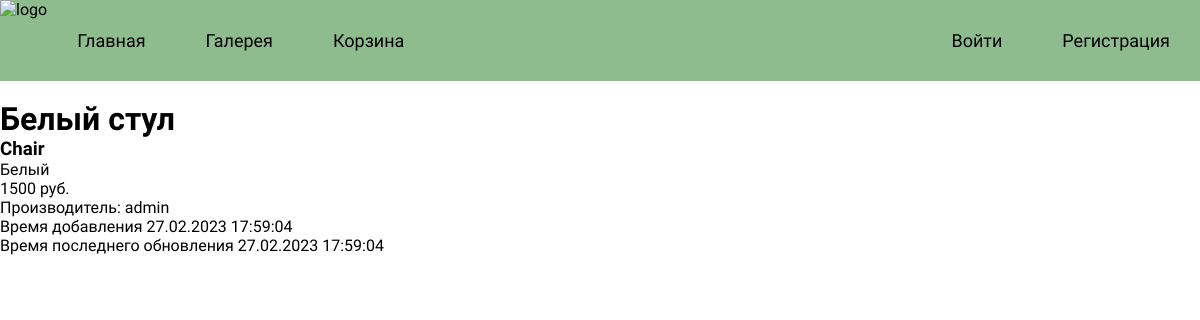
The app's page /furniture/Belyj_stul/ with its own data.
### furniture/models.py (models this page shows, shortened)
class Furniture(models.Model):
    title = models.CharField(max_length=50)
    description = models.TextField(max_length=200)
    price = models.IntegerField(validators=[MaxValueValidator(100000, "Стоимость мебели не должна превышать 100тыс руб"), MinValueValidator(500, "Стоимость мебели не может быть ниже 500 руб") ])
    type = models.ForeignKey(FurnitureType, on_delete=models.CASCADE, related_name="furniture_type")
    owner = models.ForeignKey(User, on_delete=models.CASCADE, related_name="furnitures")
    created = models.DateTimeField(auto_now_add=True)
    updated = models.DateTimeField(auto_now=True)
    image = models.ImageField(blank=True, null=True)
    slug = models.SlugField(unique=True, allow_unicode=True)

class FurnitureType(models.Model):
    name = models.CharField(max_length=20)
    created = models.DateTimeField(auto_now_add=True)

### furniture/views.py (the view)
# urls.py: path('furniture/<slug:slug>/', FurnitureDetailView.as_view(), name="furniture-detail"),
class FurnitureDetailView(DetailView):
    model = Furniture
    context_object_name = "furniture"
    template_name = "furniture/furniture-detail.html"

### furniture/templates/furniture/furniture-detail.html (shortened to what this page needs)
{% extends 'base.html' %}
{% load static %}
{% block links %}
<link rel="stylesheet" href="{% static 'furniture/css/style.css' %}">
{% endblock links %}
{% block content %}
<div class="container">
    <div class="horizontal-card">
        <div class="right">
            <h1>{{ furniture.title }}</h1>
            <h3>{{ furniture.type.name }}</h3>
            <p>{{ furniture.description }}</p>
            <p>{{ furniture.price }} руб.</p>
            <p>Производитель: {{ furniture.owner.username }}</p>
            <p>Время добавления {{ furniture.created|date:"d.m.Y H:i:s" }}</p>
            <p>Время последнего обновления {{ furniture.updated|date:"d.m.Y H:i:s" }}</p>
        </div>
    </div>
</div>
{% endblock content %}

### static/css/style.css (style rules this page uses)
* { font-family: "Sofia Sans Semi Condensed"; margin: 0; padding: 0; }
.container { max-width: 1400px; margin: auto; }

### records on screen
Furniture: title "Белый стул", type.name "Chair", description "Белый", price "1500", owner.username "admin", created "27.02.2023 17:59:04", updated "27.02.2023 17:59:04"
